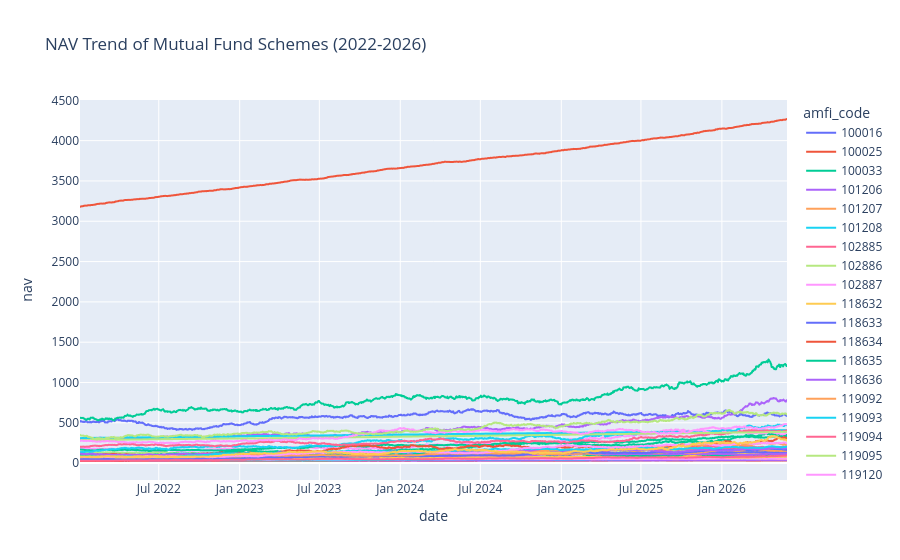

The cell this chart's notebook holds for it:
### Code cell
fig = px.line(
    nav,
    x="date",
    y="nav",
    color="amfi_code",
    title="NAV Trend of Mutual Fund Schemes (2022-2026)"
)

fig.show()
fig.write_image(
    "../reports/charts/nav_trend.png"
)

print("Chart Saved Successfully")

### Figure 1 — Plotly figure (JSON) as saved in the notebook; plotly's stock layout.template omitted (floating-point values rounded to 4 significant figures; data arrays with more than 128 entries replaced by an {"elided": "..."} marker saying what was removed)
{"data": [{"hovertemplate": "amfi_code=100016<br>date=%{x}<br>nav=%{y}<extra></extra>", "legendgroup": "100016", "line": {"color": "#636efa", "dash": "solid"}, "marker": {"symbol": "circle"}, "mode": "lines", "name": "100016", "showlegend": true, "type": "scattergl", "x": {"elided": "1150 str values"}, "xaxis": "x", "y": {"elided": "1150 float values"}, "yaxis": "y"}, {"hovertemplate": "amfi_code=100025<br>date=%{x}<br>nav=%{y}<extra></extra>", "legendgroup": "100025", "line": {"color": "#EF553B", "dash": "solid"}, "marker": {"symbol": "circle"}, "mode": "lines", "name": "100025", "showlegend": true, "type": "scattergl", "x": {"elided": "1150 str values"}, "xaxis": "x", "y": {"elided": "1150 float values"}, "yaxis": "y"}, {"hovertemplate": "amfi_code=100033<br>date=%{x}<br>nav=%{y}<extra></extra>", "legendgroup": "100033", "line": {"color": "#00cc96", "dash": "solid"}, "marker": {"symbol": "circle"}, "mode": "lines", "name": "100033", "showlegend": true, "type": "scattergl", "x": {"elided": "1150 str values"}, "xaxis": "x", "y": {"elided": "1150 float values"}, "yaxis": "y"}, {"hovertemplate": "amfi_code=101206<br>date=%{x}<br>nav=%{y}<extra></extra>", "legendgroup": "101206", "line": {"color": "#ab63fa", "dash": "solid"}, "marker": {"symbol": "circle"}, "mode": "lines", "name": "101206", "showlegend": true, "type": "scattergl", "x": {"elided": "1150 str values"}, "xaxis": "x", "y": {"elided": "1150 float values"}, "yaxis": "y"}, {"hovertemplate": "amfi_code=101207<br>date=%{x}<br>nav=%{y}<extra></extra>", "legendgroup": "101207", "line": {"color": "#FFA15A", "dash": "solid"}, "marker": {"symbol": "circle"}, "mode": "lines", "name": "101207", "showlegend": true, "type": "scattergl", "x": {"elided": "1150 str values"}, "xaxis": "x", "y": {"elided": "1150 float values"}, "yaxis": "y"}, {"hovertemplate": "amfi_code=101208<br>date=%{x}<br>nav=%{y}<extra></extra>", "legendgroup": "101208", "line": {"color": "#19d3f3", "dash": "solid"}, "marker": {"symbol": "circle"}, "mode": "lines", "name": "101208", "showlegend": true, "type": "scattergl", "x": {"elided": "1150 str values"}, "xaxis": "x", "y": {"elided": "1150 float values"}, "yaxis": "y"}, {"hovertemplate": "amfi_code=102885<br>date=%{x}<br>nav=%{y}<extra></extra>", "legendgroup": "102885", "line": {"color": "#FF6692", "dash": "solid"}, "marker": {"symbol": "circle"}, "mode": "lines", "name": "102885", "showlegend": true, "type": "scattergl", "x": {"elided": "1150 str values"}, "xaxis": "x", "y": {"elided": "1150 float values"}, "yaxis": "y"}, {"hovertemplate": "amfi_code=102886<br>date=%{x}<br>nav=%{y}<extra></extra>", "legendgroup": "102886", "line": {"color": "#B6E880", "dash": "solid"}, "marker": {"symbol": "circle"}, "mode": "lines", "name": "102886", "showlegend": true, "type": "scattergl", "x": {"elided": "1150 str values"}, "xaxis": "x", "y": {"elided": "1150 float values"}, "yaxis": "y"}, {"hovertemplate": "amfi_code=102887<br>date=%{x}<br>nav=%{y}<extra></extra>", "legendgroup": "102887", "line": {"color": "#FF97FF", "dash": "solid"}, "marker": {"symbol": "circle"}, "mode": "lines", "name": "102887", "showlegend": true, "type": "scattergl", "x": {"elided": "1150 str values"}, "xaxis": "x", "y": {"elided": "1150 float values"}, "yaxis": "y"}, {"hovertemplate": "amfi_code=118632<br>date=%{x}<br>nav=%{y}<extra></extra>", "legendgroup": "118632", "line": {"color": "#FECB52", "dash": "solid"}, "marker": {"symbol": "circle"}, "mode": "lines", "name": "118632", "showlegend": true, "type": "scattergl", "x": {"elided": "1150 str values"}, "xaxis": "x", "y": {"elided": "1150 float values"}, "yaxis": "y"}, {"hovertemplate": "amfi_code=118633<br>date=%{x}<br>nav=%{y}<extra></extra>", "legendgroup": "118633", "line": {"color": "#636efa", "dash": "solid"}, "marker": {"symbol": "circle"}, "mode": "lines", "name": "118633", "showlegend": true, "type": "scattergl", "x": {"elided": "1150 str values"}, "xaxis": "x", "y": {"elided": "1150 float values"}, "yaxis": "y"}, {"hovertemplate": "amfi_code=118634<br>date=%{x}<br>nav=%{y}<extra></extra>", "legendgroup": "118634", "line": {"color": "#EF553B", "dash": "solid"}, "marker": {"symbol": "circle"}, "mode": "lines", "name": "118634", "showlegend": true, "type": "scattergl", "x": {"elided": "1150 str values"}, "xaxis": "x", "y": {"elided": "1150 float values"}, "yaxis": "y"}, {"hovertemplate": "amfi_code=118635<br>date=%{x}<br>nav=%{y}<extra></extra>", "legendgroup": "118635", "line": {"color": "#00cc96", "dash": "solid"}, "marker": {"symbol": "circle"}, "mode": "lines", "name": "118635", "showlegend": true, "type": "scattergl", "x": {"elided": "1150 str values"}, "xaxis": "x", "y": {"elided": "1150 float values"}, "yaxis": "y"}, {"hovertemplate": "amfi_code=118636<br>date=%{x}<br>nav=%{y}<extra></extra>", "legendgroup": "118636", "line": {"color": "#ab63fa", "dash": "solid"}, "marker": {"symbol": "circle"}, "mode": "lines", "name": "118636", "showlegend": true, "type": "scattergl", "x": {"elided": "1150 str values"}, "xaxis": "x", "y": {"elided": "1150 float values"}, "yaxis": "y"}, {"hovertemplate": "amfi_code=119092<br>date=%{x}<br>nav=%{y}<extra></extra>", "legendgroup": "119092", "line": {"color": "#FFA15A", "dash": "solid"}, "marker": {"symbol": "circle"}, "mode": "lines", "name": "119092", "showlegend": true, "type": "scattergl", "x": {"elided": "1150 str values"}, "xaxis": "x", "y": {"elided": "1150 float values"}, "yaxis": "y"}, {"hovertemplate": "amfi_code=119093<br>date=%{x}<br>nav=%{y}<extra></extra>", "legendgroup": "119093", "line": {"color": "#19d3f3", "dash": "solid"}, "marker": {"symbol": "circle"}, "mode": "lines", "name": "119093", "showlegend": true, "type": "scattergl", "x": {"elided": "1150 str values"}, "xaxis": "x", "y": {"elided": "1150 float values"}, "yaxis": "y"}, {"hovertemplate": "amfi_code=119094<br>date=%{x}<br>nav=%{y}<extra></extra>", "legendgroup": "119094", "line": {"color": "#FF6692", "dash": "solid"}, "marker": {"symbol": "circle"}, "mode": "lines", "name": "119094", "showlegend": true, "type": "scattergl", "x": {"elided": "1150 str values"}, "xaxis": "x", "y": {"elided": "1150 float values"}, "yaxis": "y"}, {"hovertemplate": "amfi_code=119095<br>date=%{x}<br>nav=%{y}<extra></extra>", "legendgroup": "119095", "line": {"color": "#B6E880", "dash": "solid"}, "marker": {"symbol": "circle"}, "mode": "lines", "name": "119095", "showlegend": true, "type": "scattergl", "x": {"elided": "1150 str values"}, "xaxis": "x", "y": {"elided": "1150 float values"}, "yaxis": "y"}, {"hovertemplate": "amfi_code=119120<br>date=%{x}<br>nav=%{y}<extra></extra>", "legendgroup": "119120", "line": {"color": "#FF97FF", "dash": "solid"}, "marker": {"symbol": "circle"}, "mode": "lines", "name": "119120", "showlegend": true, "type": "scattergl", "x": {"elided": "1150 str values"}, "xaxis": "x", "y": {"elided": "1150 float values"}, "yaxis": "y"}, {"hovertemplate": "amfi_code=119551<br>date=%{x}<br>nav=%{y}<extra></extra>", "legendgroup": "119551", "line": {"color": "#FECB52", "dash": "solid"}, "marker": {"symbol": "circle"}, "mode": "lines", "name": "119551", "showlegend": true, "type": "scattergl", "x": {"elided": "1150 str values"}, "xaxis": "x", "y": {"elided": "1150 float values"}, "yaxis": "y"}, {"hovertemplate": "amfi_code=119552<br>date=%{x}<br>nav=%{y}<extra></extra>", "legendgroup": "119552", "line": {"color": "#636efa", "dash": "solid"}, "marker": {"symbol": "circle"}, "mode": "lines", "name": "119552", "showlegend": true, "type": "scattergl", "x": {"elided": "1150 str values"}, "xaxis": "x", "y": {"elided": "1150 float values"}, "yaxis": "y"}, {"hovertemplate": "amfi_code=119598<br>date=%{x}<br>nav=%{y}<extra></extra>", "legendgroup": "119598", "line": {"color": "#EF553B", "dash": "solid"}, "marker": {"symbol": "circle"}, "mode": "lines", "name": "119598", "showlegend": true, "type": "scattergl", "x": {"elided": "1150 str values"}, "xaxis": "x", "y": {"elided": "1150 float values"}, "yaxis": "y"}, {"hovertemplate": "amfi_code=119599<br>date=%{x}<br>nav=%{y}<extra></extra>", "legendgroup": "119599", "line": {"color": "#00cc96", "dash": "solid"}, "marker": {"symbol": "circle"}, "mode": "lines", "name": "119599", "showlegend": true, "type": "scattergl", "x": {"elided": "1150 str values"}, "xaxis": "x", "y": {"elided": "1150 float values"}, "yaxis": "y"}, {"hovertemplate": "amfi_code=120503<br>date=%{x}<br>nav=%{y}<extra></extra>", "legendgroup": "120503", "line": {"color": "#ab63fa", "dash": "solid"}, "marker": {"symbol": "circle"}, "mode": "lines", "name": "120503", "showlegend": true, "type": "scattergl", "x": {"elided": "1150 str values"}, "xaxis": "x", "y": {"elided": "1150 float values"}, "yaxis": "y"}, {"hovertemplate": "amfi_code=120504<br>date=%{x}<br>nav=%{y}<extra></extra>", "legendgroup": "120504", "line": {"color": "#FFA15A", "dash": "solid"}, "marker": {"symbol": "circle"}, "mode": "lines", "name": "120504", "showlegend": true, "type": "scattergl", "x": {"elided": "1150 str values"}, "xaxis": "x", "y": {"elided": "1150 float values"}, "yaxis": "y"}, {"hovertemplate": "amfi_code=120505<br>date=%{x}<br>nav=%{y}<extra></extra>", "legendgroup": "120505", "line": {"color": "#19d3f3", "dash": "solid"}, "marker": {"symbol": "circle"}, "mode": "lines", "name": "120505", "showlegend": true, "type": "scattergl", "x": {"elided": "1150 str values"}, "xaxis": "x", "y": {"elided": "1150 float values"}, "yaxis": "y"}, {"hovertemplate": "amfi_code=120506<br>date=%{x}<br>nav=%{y}<extra></extra>", "legendgroup": "120506", "line": {"color": "#FF6692", "dash": "solid"}, "marker": {"symbol": "circle"}, "mode": "lines", "name": "120506", "showlegend": true, "type": "scattergl", "x": {"elided": "1150 str values"}, "xaxis": "x", "y": {"elided": "1150 float values"}, "yaxis": "y"}, {"hovertemplate": "amfi_code=120507<br>date=%{x}<br>nav=%{y}<extra></extra>", "legendgroup": "120507", "line": {"color": "#B6E880", "dash": "solid"}, "marker": {"symbol": "circle"}, "mode": "lines", "name": "120507", "showlegend": true, "type": "scattergl", "x": {"elided": "1150 str values"}, "xaxis": "x", "y": {"elided": "1150 float values"}, "yaxis": "y"}, {"hovertemplate": "amfi_code=120841<br>date=%{x}<br>nav=%{y}<extra></extra>", "legendgroup": "120841", "line": {"color": "#FF97FF", "dash": "solid"}, "marker": {"symbol": "circle"}, "mode": "lines", "name": "120841", "showlegend": true, "type": "scattergl", "x": {"elided": "1150 str values"}, "xaxis": "x", "y": {"elided": "1150 float values"}, "yaxis": "y"}, {"hovertemplate": "amfi_code=120842<br>date=%{x}<br>nav=%{y}<extra></extra>", "legendgroup": "120842", "line": {"color": "#FECB52", "dash": "solid"}, "marker": {"symbol": "circle"}, "mode": "lines", "name": "120842", "showlegend": true, "type": "scattergl", "x": {"elided": "1150 str values"}, "xaxis": "x", "y": {"elided": "1150 float values"}, "yaxis": "y"}, {"hovertemplate": "amfi_code=120843<br>date=%{x}<br>nav=%{y}<extra></extra>", "legendgroup": "120843", "line": {"color": "#636efa", "dash": "solid"}, "marker": {"symbol": "circle"}, "mode": "lines", "name": "120843", "showlegend": true, "type": "scattergl", "x": {"elided": "1150 str values"}, "xaxis": "x", "y": {"elided": "1150 float values"}, "yaxis": "y"}, {"hovertemplate": "amfi_code=120844<br>date=%{x}<br>nav=%{y}<extra></extra>", "legendgroup": "120844", "line": {"color": "#EF553B", "dash": "solid"}, "marker": {"symbol": "circle"}, "mode": "lines", "name": "120844", "showlegend": true, "type": "scattergl", "x": {"elided": "1150 str values"}, "xaxis": "x", "y": {"elided": "1150 float values"}, "yaxis": "y"}, {"hovertemplate": "amfi_code=125497<br>date=%{x}<br>nav=%{y}<extra></extra>", "legendgroup": "125497", "line": {"color": "#00cc96", "dash": "solid"}, "marker": {"symbol": "circle"}, "mode": "lines", "name": "125497", "showlegend": true, "type": "scattergl", "x": {"elided": "1150 str values"}, "xaxis": "x", "y": {"elided": "1150 float values"}, "yaxis": "y"}, {"hovertemplate": "amfi_code=125498<br>date=%{x}<br>nav=%{y}<extra></extra>", "legendgroup": "125498", "line": {"color": "#ab63fa", "dash": "solid"}, "marker": {"symbol": "circle"}, "mode": "lines", "name": "125498", "showlegend": true, "type": "scattergl", "x": {"elided": "1150 str values"}, "xaxis": "x", "y": {"elided": "1150 float values"}, "yaxis": "y"}, {"hovertemplate": "amfi_code=148567<br>date=%{x}<br>nav=%{y}<extra></extra>", "legendgroup": "148567", "line": {"color": "#FFA15A", "dash": "solid"}, "marker": {"symbol": "circle"}, "mode": "lines", "name": "148567", "showlegend": true, "type": "scattergl", "x": {"elided": "1150 str values"}, "xaxis": "x", "y": {"elided": "1150 float values"}, "yaxis": "y"}, {"hovertemplate": "amfi_code=148568<br>date=%{x}<br>nav=%{y}<extra></extra>", "legendgroup": "148568", "line": {"color": "#19d3f3", "dash": "solid"}, "marker": {"symbol": "circle"}, "mode": "lines", "name": "148568", "showlegend": true, "type": "scattergl", "x": {"elided": "1150 str values"}, "xaxis": "x", "y": {"elided": "1150 float values"}, "yaxis": "y"}, {"hovertemplate": "amfi_code=148569<br>date=%{x}<br>nav=%{y}<extra></extra>", "legendgroup": "148569", "line": {"color": "#FF6692", "dash": "solid"}, "marker": {"symbol": "circle"}, "mode": "lines", "name": "148569", "showlegend": true, "type": "scattergl", "x": {"elided": "1150 str values"}, "xaxis": "x", "y": {"elided": "1150 float values"}, "yaxis": "y"}, {"hovertemplate": "amfi_code=149322<br>date=%{x}<br>nav=%{y}<extra></extra>", "legendgroup": "149322", "line": {"color": "#B6E880", "dash": "solid"}, "marker": {"symbol": "circle"}, "mode": "lines", "name": "149322", "showlegend": true, "type": "scattergl", "x": {"elided": "1150 str values"}, "xaxis": "x", "y": {"elided": "1150 float values"}, "yaxis": "y"}, {"hovertemplate": "amfi_code=149323<br>date=%{x}<br>nav=%{y}<extra></extra>", "legendgroup": "149323", "line": {"color": "#FF97FF", "dash": "solid"}, "marker": {"symbol": "circle"}, "mode": "lines", "name": "149323", "showlegend": true, "type": "scattergl", "x": {"elided": "1150 str values"}, "xaxis": "x", "y": {"elided": "1150 float values"}, "yaxis": "y"}, {"hovertemplate": "amfi_code=149324<br>date=%{x}<br>nav=%{y}<extra></extra>", "legendgroup": "149324", "line": {"color": "#FECB52", "dash": "solid"}, "marker": {"symbol": "circle"}, "mode": "lines", "name": "149324", "showlegend": true, "type": "scattergl", "x": {"elided": "1150 str values"}, "xaxis": "x", "y": {"elided": "1150 float values"}, "yaxis": "y"}], "layout": {"legend": {"title": {"text": "amfi_code"}, "tracegroupgap": 0}, "title": {"text": "NAV Trend of Mutual Fund Schemes (2022-2026)"}, "xaxis": {"anchor": "y", "domain": [0, 1], "title": {"text": "date"}}, "yaxis": {"anchor": "x", "domain": [0, 1], "title": {"text": "nav"}}}}
